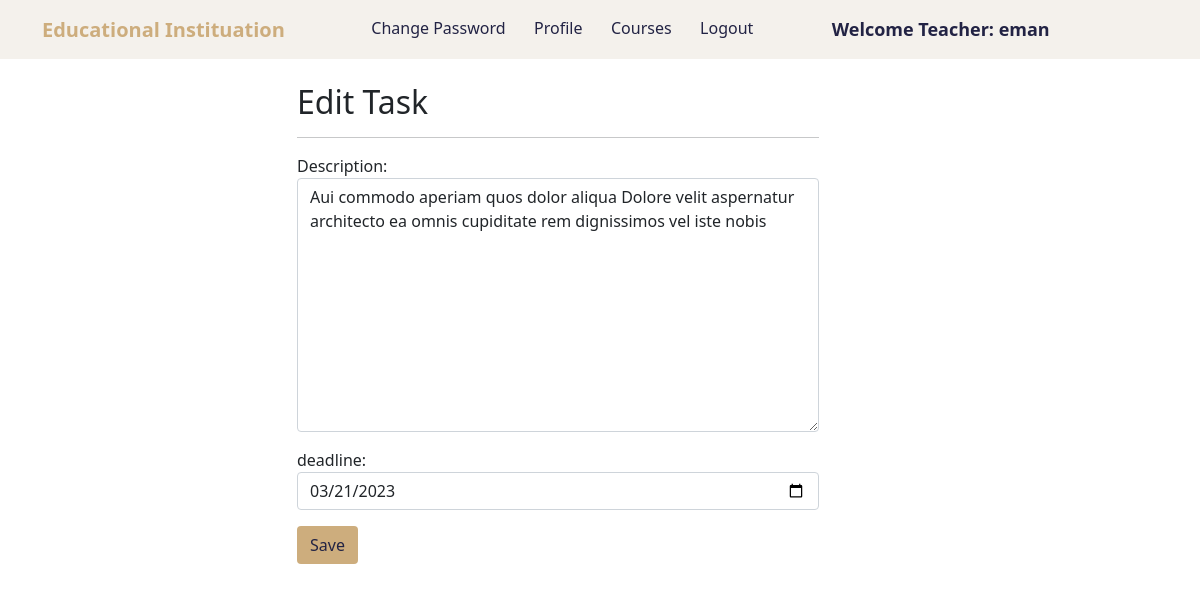
The page /tasks/1/edit/ (signed in) on the database its author committed.
### education/models.py (models this page shows, shortened)
class Task(models.Model):
    course = models.ForeignKey(Course, on_delete=models.CASCADE, related_name='tasks')
    teacher = models.ForeignKey(Teacher, on_delete=models.CASCADE, related_name='tasks_created')
    description = models.TextField(max_length=300)
    deadline = models.DateTimeField()
    has_submission = models.BooleanField(default=False)

### education/views.py (the view)
# urls.py: path('tasks/<int:pk>/edit/', TaskUpdateView.as_view(), name='task_edit'),
@method_decorator(login_required, name='dispatch')
class TaskUpdateView(UpdateView):
    model = Task
    login_required = True
    form_class = TaskUpdateForm
    template_name = 'education/teacher/edit_task.html'

### education/forms.py
class TaskUpdateForm(forms.ModelForm):
    class Meta:
        model = Task
        fields = ['description', 'deadline']
        widgets = {
            'description': forms.Textarea(attrs={'class': 'form-control'}),
        }
    deadline = forms.DateField(label='deadline', widget=forms.DateInput(attrs={'class': 'form-control', 'type': 'date'}), required=False)

### education/templates/education/teacher/edit_task.html (shortened to what this page needs)
{% extends 'education/teacher/teacher_navbar.html' %}
{% block body %}
    <div class="container p-4 row justify-content-center">
        <div class="col-md-6">
            <h2>Edit Task</h2>
            <hr>
            <form method="POST">
                {{ form.as_p }}
                <button type="submit" class="btn brown-bg dark-blue">Save</button>
            </form>
        </div>
    </div>
{% endblock %}

### education/templates/education/teacher/teacher_navbar.html (shortened to what this page needs)
<!doctype html>
{% load static %}
<html lang="en">
  <head>
    <link href="https://cdn.jsdelivr.net/npm/bootstrap@5.1.0/dist/css/bootstrap.min.css" rel="stylesheet">
    <link rel="stylesheet" href="https://cdn.datatables.net/1.10.25/css/jquery.dataTables.min.css">
    <link rel="stylesheet" href="https://cdn.datatables.net/buttons/1.7.1/css/buttons.dataTables.min.css">
    <link rel="stylesheet" href="{% static 'landingPage/style.css' %}">
  </head>
  <body>
    <nav class="navbar navbar-expand-lg navbar-light  sticky-top mynav">
        <div class="container">
          <a class="navbar-brand text-success hed-color fw-bold" href="/"> Educational Instituation</a>
          <div class="collapse navbar-collapse" id="navbarSupportedContent">
            <ul class="navbar-nav me-auto mb-2 mb-lg-0">
              <li class="nav-item dark-blue">
                <a class="nav-link active dark-blue" aria-current="page" href="{% url 'change_password' %}">Change Password</a>
              </li>
              <li class="nav-item dark-blue">
                <a class="nav-link active dark-blue" aria-current="page" href="{% url 'teacher_profile' %}">Profile</a>
              </li>
              <li class="nav-item dark-blue">
                <a class="nav-link active dark-blue" aria-current="page" href="{% url 'teacher_courses'%}">Courses</a>
              </li>
              <li class="nav-item dark-blue">
                <a class="nav-link active dark-blue" aria-current="page" href="{% url 'logout' %}">Logout</a>
              </li>
              <li class="nav-item dark-blue">
                <a style="font-weight:600; font-family:'Segoe UI', Tahoma, Geneva, Verdana, sans-serif; font-size: large;" class="nav-link active dark-blue" href="#">Welcome Teacher: {{request.user}}</a>
              </li>
            </ul>
          </div>
        </div>
      </nav>
      {% block body %}
      {% endblock %}
  </body>
</html>

### landingPage/static/landingPage/style.css (style rules this page uses)
.mynav { background: #F4F1EC!important; }
.hed-color { color: #CDAD7D!important; }
.dark-blue { color: #222344!important; }
.brown-bg { background-color: #CDAD7D !important; }

### rows shown on the page
Task: description "Aui commodo aperiam quos dolor aliqua Dolore velit aspernatur architecto ea omnis cupiditate rem dignissimos vel iste nobis", deadline "03/21/2023"

### other values the page prints
{{ request.user }} "eman"
